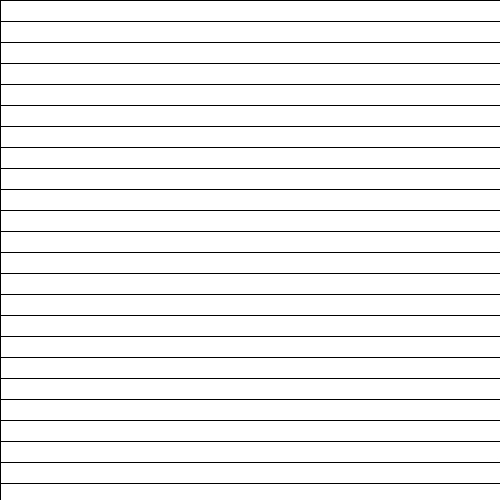
Frame 1 (no input)
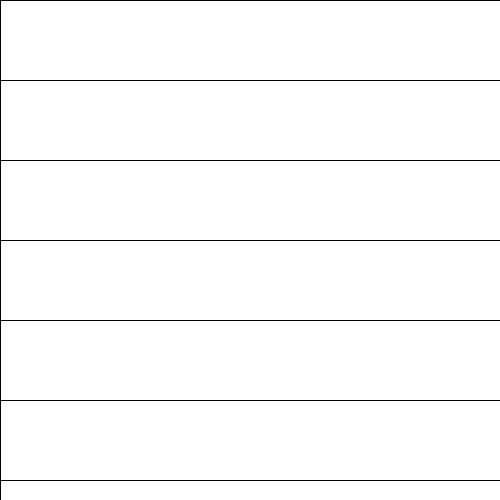
Frame 60 (the mouse pressed at the canvas centre just before this capture)
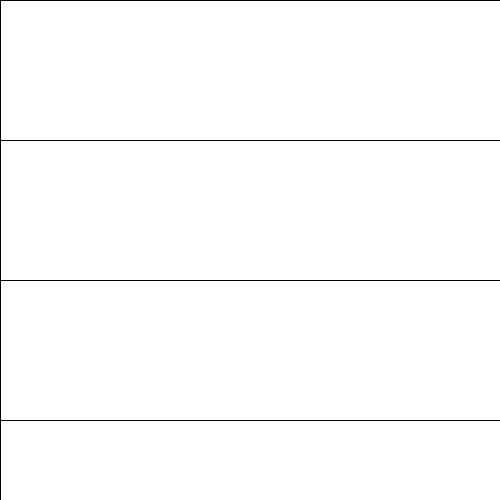
Frame 120 (the mouse held since frame 60 and released just before this capture)

The Processing sketch that drew these frames (run headless with seeded random() and noise(); from frame 60 on, the mouse is pressed at the canvas centre):

// Processing sketch: Stripes_moving_down
// ── Stripes_moving_down.pde
int dist = 20;
int distChange = -20;
void setup() {
  size (500, 500);
}
void draw() {
 dist ++ ;
  for (int y = 0; y < height; y+=dist)
    rect (0, y, width, dist);
  if (dist > height) {
   dist = distChange;
}
}
